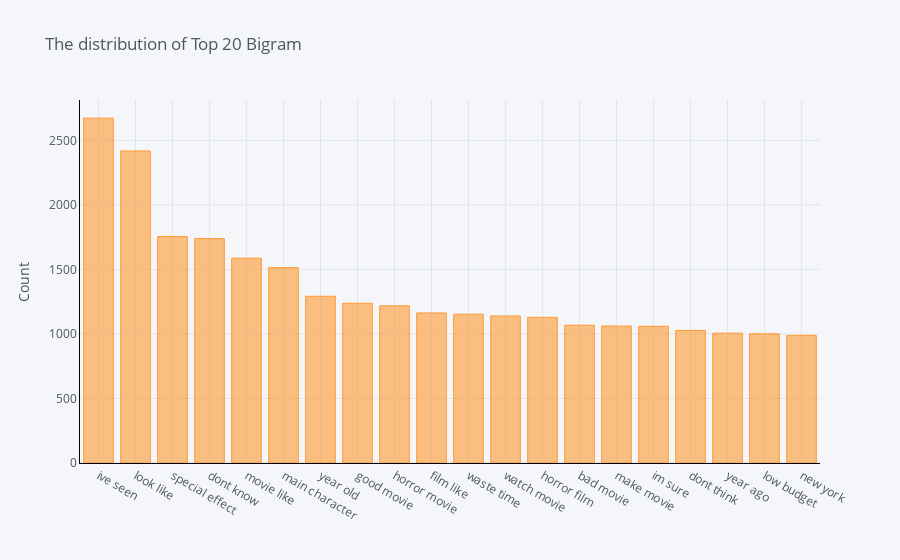

Notebook code for this chart:
### Code cell
df2 = pd.DataFrame(common_words, columns = ['Bigram Text', 'Count'])
df2
df2.groupby('Bigram Text').sum()['Count'].sort_values(ascending=False).iplot(kind='bar', yTitle='Count', linecolor='black', title='The distribution of Top 20 Bigram')

### Figure 1 — Plotly figure (JSON) as saved in the notebook; plotly's stock layout.template omitted (floating-point values rounded to 4 significant figures)
{"data": [{"marker": {"color": "rgba(255, 153, 51, 0.6)", "line": {"color": "rgba(255, 153, 51, 1.0)", "width": 1}}, "name": "Count", "orientation": "v", "text": "", "x": ["ive seen", "look like", "special effect", "dont know", "movie like", "main character", "year old", "good movie", "horror movie", "film like", "waste time", "watch movie", "horror film", "bad movie", "make movie", "im sure", "dont think", "year ago", "low budget", "new york"], "y": [2672, 2418, 1755, 1739, 1587, 1514, 1292, 1238, 1218, 1163, 1153, 1139, 1129, 1068, 1061, 1059, 1027, 1006, 1001, 989], "type": "bar"}], "layout": {"legend": {"bgcolor": "#F5F6F9", "font": {"color": "#4D5663"}}, "paper_bgcolor": "#F5F6F9", "plot_bgcolor": "#F5F6F9", "title": {"font": {"color": "#4D5663"}, "text": "The distribution of Top 20 Bigram"}, "xaxis": {"gridcolor": "#E1E5ED", "linecolor": "black", "showgrid": true, "tickfont": {"color": "#4D5663"}, "title": {"font": {"color": "#4D5663"}, "text": ""}, "zerolinecolor": "#E1E5ED"}, "yaxis": {"gridcolor": "#E1E5ED", "linecolor": "black", "showgrid": true, "tickfont": {"color": "#4D5663"}, "title": {"font": {"color": "#4D5663"}, "text": "Count"}, "zerolinecolor": "#E1E5ED"}}}
